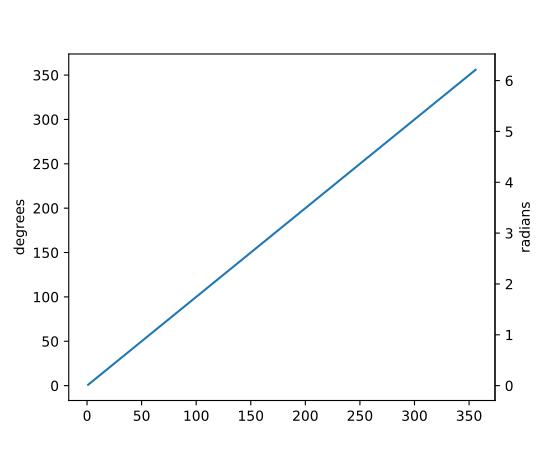

The script that drew this image:
fig, ax = plt.subplots()
ax.plot(range(1, 360, 5), range(1, 360, 5))
ax.set_ylabel('degrees')
secax = ax.secondary_yaxis('right', functions=(np.deg2rad,
                                               np.rad2deg))
secax.set_ylabel('radians')
